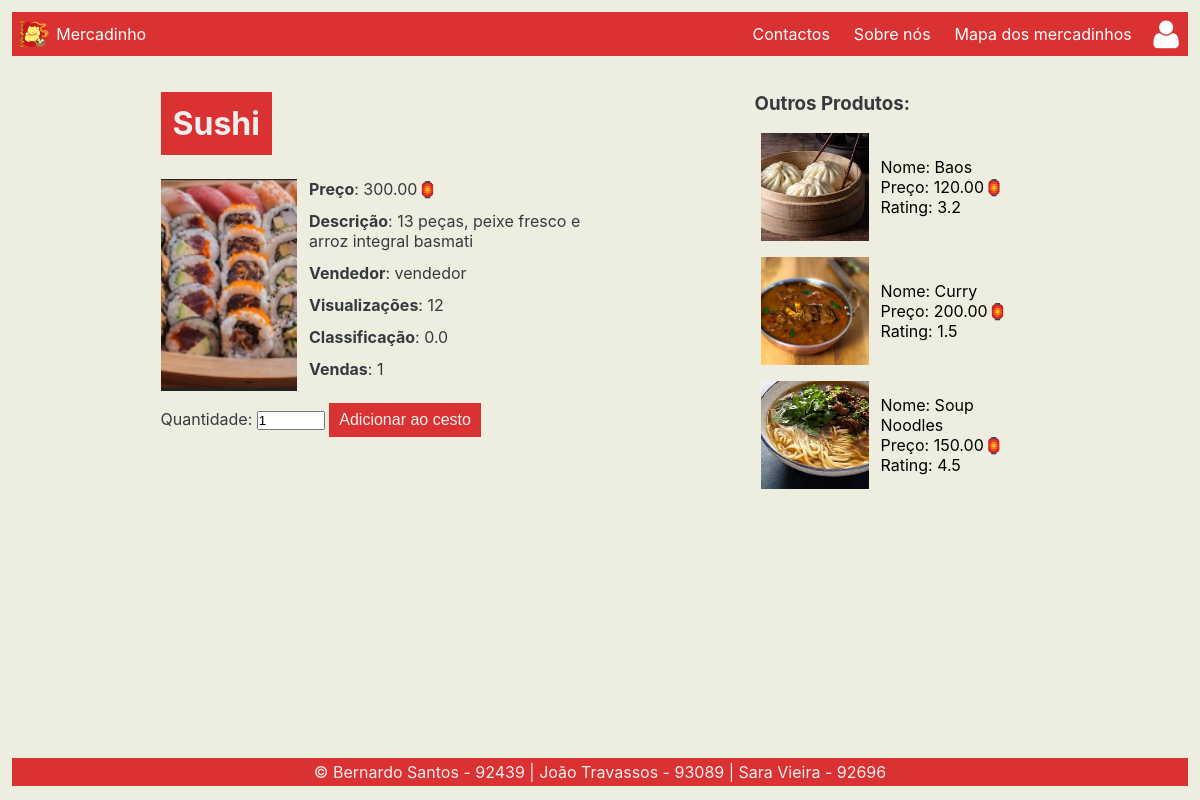
Page /food/1/ on the earlier database version.
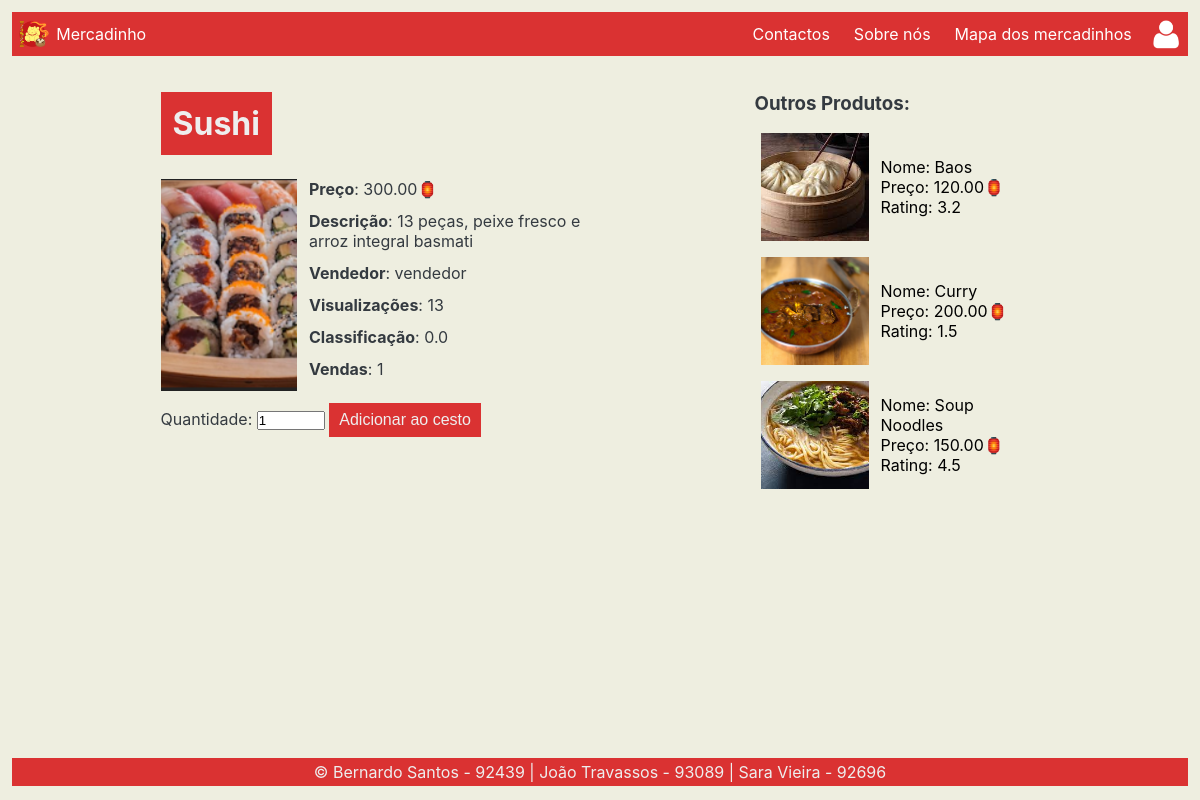
Same page on the later database version.
### food/models.py (models this page shows, shortened)
class Product(models.Model):
    name = models.CharField(max_length=25)
    description = models.CharField(max_length=200)
    price = models.DecimalField(max_digits=8, decimal_places=2)
    image = models.ImageField(null=True, blank=True)
    sales = models.IntegerField(default=0, validators=[MinValueValidator(0)])
    views = models.IntegerField(default=0, validators=[MinValueValidator(0)])
    rating = models.DecimalField(default=0, validators=[MinValueValidator(0), MaxValueValidator(5)], max_digits=2,
                                 decimal_places=1)
    salesman = models.ForeignKey(Salesman, on_delete=models.CASCADE)
    def addView(self):
        Product.objects.filter(id=self.id).update(views=self.views + 1)

class Salesman(models.Model):
    user = models.OneToOneField(User, on_delete=models.CASCADE)
    rating = models.DecimalField(default=0, validators=[MinValueValidator(0), MaxValueValidator(5)], max_digits=2,
                                 decimal_places=1)
    profile_pic = models.ImageField()
    phone_number = models.IntegerField(blank=True,
                                       validators=[MinValueValidator(900000000), MaxValueValidator(999999999)])

### food/views.py (the view)
# urls.py: path('<int:product_id>/', views.productDetailPage, name='productDetailPage'),
def productDetailPage(request, product_id):
    product = get_object_or_404(Product, pk=product_id)
    comments = Comment.objects.all().filter(product_id=product_id)
    product.addView()
    products = Product.objects.all().exclude(id=product_id)
    if request.user.groups.filter(name='Salesman').exists():
        products = products.filter(salesman_id=request.user.salesman.id)
    products = list(products)[:10]
    random.shuffle(products)
    context = {'product': product, 'comments': comments, "products": products}
    if request.session.get('doubleComment'):
        context = {'product': product, 'comments': comments, "products": products,
                   "doubleCommentWarning": request.session['doubleComment']}
        del request.session['doubleComment']
    return render(request, 'food/detalhe.html', context)

### food/templates/food/detalhe.html (shortened to what this page needs)
{% extends 'food/base.html' %}
    {% load custom_filters %}
{% block content %}
    <div>
        <div class="grid-detalhe">
            <div class="grid2-detalhe">
                <div class="item0-detalhe">
                    <h1 class="product_title">{{ product.name }}</h1>
                </div>
                <div class="item1-detalhe">
                    <img alt="Imagem do produto. {{ product.name }}"
                         src="{{ product.image }}">
                </div>
                <div class="item2-detalhe">
                    <ul>
                        <li class="lanterna-depois"><strong>Preço</strong>: {{ product.price }}</li>
                        <li class="descricao-detalhe"><strong>Descrição</strong>: {{ product.description }}</li>
                        <li><strong>Vendedor</strong>: {{ product.salesman.user.username }}</li>
                        <li><strong>Visualizações</strong>: {{ product.views }}</li>
                        <li><strong>Classificação</strong>: {{ product.rating }}</li>
                        <li><strong>Vendas</strong>: {{ product.sales }}</li>
                    </ul>
                </div>
                <div class="item3-detalhe">
                    {% if request.user|has_group:'Salesman' %}
                        <a href="{% url 'food:deleteProduct' product.id %}" class="button-link">Eliminar</a>
                    {% else %}
                        <form action="{% url 'food:addToCart'  product.id %}" method="post">
                            <label>Quantidade: <input type="number" min="1" max="1000" name="quant" value="1"></label>
                            <input type="submit" value="Adicionar ao cesto"/>
                        </form>
                    {% endif %}
                </div>
            </div>
            <div class="item4-detalhe">
                <h3>Outros Produtos:</h3>
                {% if products %}
                    {% for p in products %}
                        <a href="{% url 'food:productDetailPage' p.id %}">
                            <div class="product-suggestion-detalhe">
                                <img src="{{ p.image }}" alt="imagem de um produto">
                                <div class="text-details-detalhe">
                                    <p>Nome: {{ p.name }}</p>
                                    <p class="lanterna-depois">Preço: {{ p.price }}</p>
                                    <p>Rating: {{ p.rating }}</p>
                                </div>
                            </div>
                        </a>
                    {% endfor %}
                {% else %}
                    Não exitem produtos para serem sugeridos
                {% endif %}
            </div>
        </div>
    </div>
{% endblock %}

### food/templates/food/base.html (shortened to what this page needs)
<!DOCTYPE html>
<html lang="en">
<head>
    {% load static %}
    <link rel="stylesheet" type="text/css" href="{% static 'food/style.css' %}"/>
</head>
<body>
<div class="page-container-base">
    {% include 'food/navbar.html' %}
    <div class="content-wrap-base">
        {% block content %}
        {% endblock %}
    </div>
    <footer class="footer">
        {% include 'food/copyright_footer.html' %}
    </footer>
</div>
</body>
</html>

### food/templates/food/navbar.html (shortened to what this page needs)
<!DOCTYPE html>
<html lang="en">
<head>
</head>
<body>
{% load static %}
{% load custom_filters %}
<link rel="stylesheet" type="text/css" href="{% static 'food/style.css' %}" />
<nav>
    <ul>
        <li>
            <div>
                <a href="{% url 'food:index' %}">
                    <img src="/static/media/logo.png" class="nav-logo" width="44.2px" style="padding: 6px;">
                </a>
                {% if request.user|has_group:'Customer' %}
                    <a class="mercadinho-nav" href="{% url 'food:index' %}"> Mercadinho | Créditos: {{ request.user.customer.credit }}</a>
                {% else %}
                    <a class="mercadinho-nav" href="{% url 'food:index' %}">Mercadinho</a>
                {% endif %}
            </div>
        </li>
        <li>
            {% if not request.user.is_authenticated or request.user.is_superuser %}
                <a>
                    <img src="/static/media/default_logo.png" class="nav-option" width="44.2px" style="padding: 6px;">
                </a>
            {% endif %}
        <li>
            <a class="nav-option" href="{% url 'food:mapPage' %}">Mapa dos mercadinhos</a>
        </li>
        <li>
            <a class="nav-option" href="{% url 'food:about' %}">Sobre nós</a>
        </li>
        <li>
            <a class="nav-option" href="{% url 'food:contactos' %}">Contactos</a>
        </li>
    </ul>
</nav>
</body>
</html>

### food/templates/food/copyright_footer.html (shortened to what this page needs)
<!DOCTYPE html>
<html lang="en">
<head>
</head>
<body>
{% load static %}
<link
        rel="stylesheet"
        type="text/css"
        href="{% static 'food/style.css' %}"
/>
<p>&copy; Bernardo Santos - 92439 | João Travassos - 93089 | Sara Vieira - 92696</p>
</body>
</html>

### food/static/food/style.css (style rules this page uses)
* { margin: 0; padding: 0; box-sizing: border-box; }
body { font-family: "Inter", sans-serif; color: #343a40; margin: 0 12px; background-color: #eeeee0; }
h1, h2, h3 { margin: 12px 0; }
li { margin-bottom: 12px; list-style-type: none; }
a { text-decoration: none; color: black; }
input[type=submit] { background-color: #da3232; color: #eeeeee; cursor: pointer; padding: 8px 10px 8px 10px; text-decoration: none; font-size: 16px; border: none; }
.lanterna-depois::after { content: '🏮'; }
.page-container-base { position: relative; min-height: 98.2vh; }
.content-wrap-base { padding-bottom: 4rem; }
.footer { position: absolute; bottom: 0; width: 100%; height: auto; text-align: center; background: #da3232; color: #eeeeee; margin: 32px 0 12px; padding: 4px; }
.product_title { margin-top: 12px; padding: 12px; background-color: #da3232; color: #eeeeee; display: inline-block; }
.grid-detalhe { margin-top: 24px; display: inline-grid; grid-template-columns: repeat(8, 1fr); margin-bottom: 12px; grid-gap: 12px; }
.grid2-detalhe { display: inline-grid; grid-template-columns: repeat(3, 1fr); grid-column-gap: 12px; grid-column-start: 2; grid-column-end: 5; grid-gap: 12px; grid-row-start: 1; }
.grid2-detalhe h1 { max-width: 100%; overflow-wrap: break-word; }
.item0-detalhe { grid-column-start: 1; grid-column-end: -1; }
.item1-detalhe { grid-row-start: 2; grid-column-start: 1; }
.item1-detalhe img { height: 100%; width: 100%; max-height: 250px; max-width: 250px; object-fit: cover; }
.item2-detalhe { text-align: left; grid-column-start: 2; grid-row-start: 2; grid-column-end: 4; }
.descricao-detalhe { max-width: 100%; overflow-wrap: break-word; }
.item3-detalhe { grid-row-start: 3; grid-column-start: 1; grid-column-end: -1; }
.item4-detalhe { grid-row-start: 1; grid-row-end: 4; grid-column-start: 6; grid-column-end: -2; }
.product-suggestion-detalhe { display: inline-grid; grid-template-columns: auto auto; }
.product-suggestion-detalhe img { width: 120px; height: 120px; object-fit: cover; padding: 6px; }
.text-details-detalhe { margin: auto; padding: 6px; }
nav { background-color: #da3232; margin-top: 12px; }
nav ul { overflow: hidden; }
nav ul li { display: inline; }
nav div { float: left; }
.nav-logo { float: left; margin: 0; padding: 0 12px; height: 44px; }
.mercadinho-nav { float: left; color: #fff; padding: 12px 12px 12px 0; }
.nav-option { float: right; color: #fff; padding: 12px 12px; margin-bottom: 0; }

Differences in the rows shown:
changed Product "Sushi": views "12" → "13"
